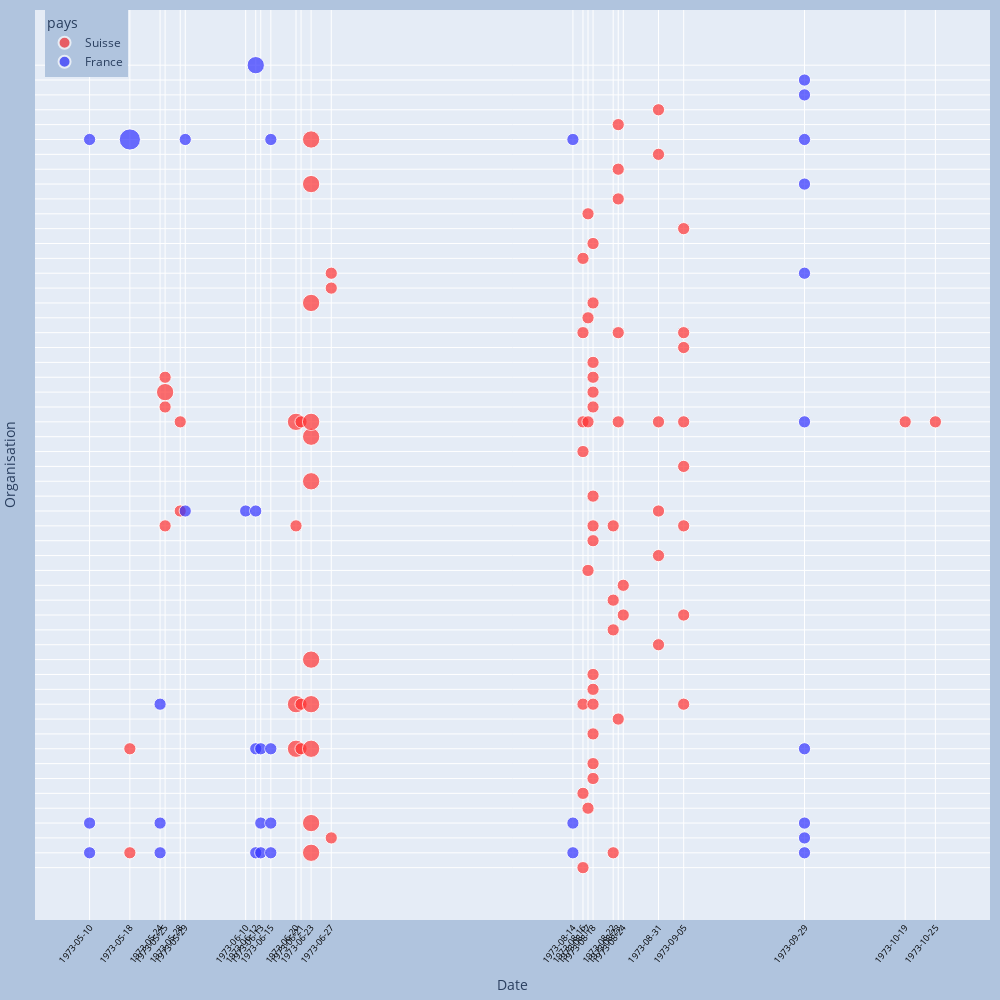

The cell this chart's notebook holds for it:
### Code cell
### Observer présences et absences d'organisations aux événements
# Les étiquette ont été enlevées à gauche, il faut l'affichage Plotly dynamique pour voir les valeurs en survol


#size = [s*0.5 for s in g_q1.effectif]

fig = px.scatter(g1_q1, x='date', y='nom_organis_break', size='effectif', size_max=15, 
                color='pays', 
                color_discrete_map={"Suisse": '#ff3333', "France": '#3333ff'},
                hover_data=['date', 'effectif', 'noms_lieux'])

#fig = px.bar(x=q1_df.index, y=q1_df.values, title="Manifestations", barmode='relative')
#fig.update_yaxes(dtick=1)

fig.update_layout(
    autosize=False,
    legend=dict(x=0.01),
    margin=dict(l=10, r=10, t=10, b=10),
    paper_bgcolor="LightSteelBlue",
    width=1000,
    height=1000,
    xaxis_title="Date", yaxis_title="Organisation"
    )

xtk = g1_q1.date.to_list()

fig.update_xaxes(tickangle=-50,

                 tickmode = 'array',
                 tickvals = xtk,
                 ticktext= xtk,
                
    tickfont=dict(
                       size=9,  # Set the font size here
        color="Black"
    ))


ytk = g1_q1.nom_organis_break.to_list()
print()


fig.update_yaxes(tickangle=-20,
                 showticklabels=False,
                 tickmode = 'array',
                 tickvals = ytk,
                 ticktext= ytk, #[], # ytk, # 
    tickfont=dict(
                       size=9,  # Set the font size here
        color="DarkBlue"
    ))

fig.write_image("pictures/evenements_par_organisation_pays_et_date.jpg")

fig.show()

### Figure 1 — Plotly figure (JSON) as saved in the notebook; plotly's stock layout.template omitted (floating-point values rounded to 4 significant figures; data arrays with more than 128 entries replaced by an {"elided": "..."} marker saying what was removed)
{"data": [{"customdata": {"elided": "84x2 mixed values"}, "hovertemplate": "pays=Suisse<br>date=%{x}<br>nom_organis_break=%{y}<br>effectif=%{customdata[0]}<br>noms_lieux=%{customdata[1]}<extra></extra>", "legendgroup": "Suisse", "marker": {"color": "#ff3333", "size": [1, 1, 2, 1, 1, 2, 1, 1, 1, 1, 1, 2, 1, 2, 1, 1, 2, 1, 2, 1, 1, 1, 1, 1, 2, 1, 1, 1, 1, 1, 1, 1, 1, 1, 1, 1, 1, 1, 1, 1, 1, 1, 2, 1, 1, 2, 1, 2, 1, 2, 1, 1, 1, 1, 1, 1, 1, 1, 1, 2, 1, 1, 1, 1, 1, 1, 1, 1, 1, 2, 1, 1, 1, 1, 1, 1, 1, 1, 2, 1, 1, 2, 1, 1], "sizemode": "area", "sizeref": 0.01333, "symbol": "circle"}, "mode": "markers", "name": "Suisse", "orientation": "v", "showlegend": true, "type": "scatter", "x": ["1973-08-16", "1973-05-18", "1973-06-23", "1973-08-22", "1973-06-27", "1973-06-23", "1973-08-17", "1973-08-16", "1973-08-18", "1973-08-18", "1973-05-18", "1973-06-20", "1973-06-21", "1973-06-23", "1973-08-18", "1973-08-23", "1973-06-20", "1973-06-21", "1973-06-23", "1973-08-16", "1973-08-18", "1973-09-05", "1973-08-18", "1973-08-18", "1973-06-23", "1973-08-31", "1973-08-22", "1973-08-24", "1973-09-05", "1973-08-22", "1973-08-24", "1973-08-17", "1973-08-31", "1973-08-18", "1973-05-25", "1973-06-20", "1973-08-18", "1973-08-22", "1973-09-05", "1973-05-28", "1973-08-31", "1973-08-18", "1973-06-23", "1973-09-05", "1973-08-16", "1973-06-23", "1973-05-28", "1973-06-20", "1973-06-21", "1973-06-23", "1973-08-16", "1973-08-17", "1973-08-23", "1973-08-31", "1973-09-05", "1973-10-19", "1973-10-25", "1973-05-25", "1973-08-18", "1973-05-25", "1973-08-18", "1973-05-25", "1973-08-18", "1973-08-18", "1973-09-05", "1973-08-16", "1973-08-23", "1973-09-05", "1973-08-17", "1973-06-23", "1973-08-18", "1973-06-27", "1973-06-27", "1973-08-16", "1973-08-18", "1973-09-05", "1973-08-17", "1973-08-23", "1973-06-23", "1973-08-23", "1973-08-31", "1973-06-23", "1973-08-23", "1973-08-31"], "xaxis": "x", "y": ["Action socialiste ", "CFDT-Lip", "CFDT-Lip", "CFDT-Lip", "CGT", "CGT-Lip", "Cartel syndical neuchâtelois ", "Colonies libres italiennes ", "Colonies libres italiennes section Bienne<br>", "Colonies libres italiennes section Delémont<br>", "Comité d'action (CA) ", "Comité d'action (CA) ", "Comité d'action (CA) ", "Comité d'action (CA) ", "Comité de lutte ouvrière ", "Comité de soutien aux travailleurs<br>de Lip en lutte ", "Comité de travailleurs horlogerie -<br>métallurgie (Comité de soutien à<br>Lip Bienne - Jura -<br>Neuchâtel) ", "Comité de travailleurs horlogerie -<br>métallurgie (Comité de soutien à<br>Lip Bienne - Jura -<br>Neuchâtel) ", "Comité de travailleurs horlogerie -<br>métallurgie (Comité de soutien à<br>Lip Bienne - Jura -<br>Neuchâtel) ", "Comité de travailleurs horlogerie -<br>métallurgie (Comité de soutien à<br>Lip Bienne - Jura -<br>Neuchâtel) ", "Comité de travailleurs horlogerie -<br>métallurgie (Comité de soutien à<br>Lip Bienne - Jura -<br>Neuchâtel) ", "Comité de travailleurs horlogerie -<br>métallurgie (Comité de soutien à<br>Lip Bienne - Jura -<br>Neuchâtel) ", "Comité du Parti socialiste romand<br>", "Comité du Parti socialiste section<br>Bienne ", "FOBB section Jura ", "FOBB section Zürich ", "FTMH section Genève ", "Fédération chrétienne des ouvriers sur<br>métaux (FCOM) ", "Fédération chrétienne des ouvriers sur<br>métaux (FCOM) ", "Fédération internaionale des organisations des<br>travailleurs de la metallurgie (FIOM)<br>", "Fédération jurassienne des syndicats chrétiens<br>(FJSC) ", "Fédération neuchâteloise des travailleurs du<br>commerce, des transports et de<br>l'alimentation (FCTA) ", "Fédération suisse du personnel des<br>services publics section Zürich ", "Groupe de travailleurs FOBB ", "Groupe de travailleurs FTMH ", "Groupe de travailleurs FTMH ", "Groupe de travailleurs FTMH ", "Groupe de travailleurs FTMH ", "Groupe de travailleurs FTMH ", "Groupe de travailleurs Lip ", "Groupe de travailleurs Lip ", "Groupe de travailleurs VPOD ", "Groupe de typographe zürichois ", "Jeunesse Ouvrière Chrétienne ", "Jeunesse chrétienne rurale ", "Ligue communiste française ", "Ligue marxiste révolutionnaire (LMR) ", "Ligue marxiste révolutionnaire (LMR) ", "Ligue marxiste révolutionnaire (LMR) ", "Ligue marxiste révolutionnaire (LMR) ", "Ligue marxiste révolutionnaire (LMR) ", "Ligue marxiste révolutionnaire (LMR) ", "Ligue marxiste révolutionnaire (LMR) ", "Ligue marxiste révolutionnaire (LMR) ", "Ligue marxiste révolutionnaire (LMR) ", "Ligue marxiste révolutionnaire (LMR) ", "Ligue marxiste révolutionnaire (LMR) ", "Ligue marxiste révolutionnaire section Bienne<br>", "Ligue marxiste révolutionnaire section Bienne<br>", "Ligue marxiste révolutionnaire section Delémont<br>", "Ligue marxiste révolutionnaire section Delémont<br>", "Ligue marxiste révolutionnaire section Neuchâtel<br>", "Ligue marxiste révolutionnaire section Neuchâtel<br>", "Lutte prolétaire Bienne ", "Mouvemen populaire des familles ", "POP", "POP", "POP", "POP neuchâtelois ", "POP section Bienne ", "POP section Bienne ", "POP section La Chaux-de-Fonds ", "Parti communiste français (PCF) ", "Parti communiste italien ", "Parti communiste italien section Delémont<br>", "Parti socialiste jurassien ", "Parti socialiste neuchâtelois ", "Parti socialiste section Lausanne ", "Parti socialiste unifié français (PSU)<br>", "Parti socialiste vaudois ", "Parti socialiste ville de Zürich<br>", "Personnel Lip ", "Rupture pour le communisme ", "Typographia section Zürich "], "yaxis": "y"}, {"customdata": [[1, "Châteaufarine"], [1, "Consulat suisse"], [1, "Place Saint-Pierre"], [1, "Usine Lip"], [1, "Usine Lip"], [1, "Place Battant"], [1, "Usine Lip"], [1, "Châteaufarine"], [1, "Châteaufarine"], [1, "Consulat suisse"], [1, "Place Saint-Pierre"], [1, "Usine Lip"], [1, "Place Battant"], [1, "Usine Lip"], [1, "Châteaufarine"], [1, "Usine Lip"], [1, "Usine Lip"], [1, "Place Battant"], [1, "Châteaufarine"], [1, "Place Saint-Pierre"], [1, "Châteaufarine"], [2, "Usine Lip, Usine Lip"], [1, "Porte d'Italie"], [1, "Usine Lip"], [1, "Usine Lip"], [1, "Châteaufarine"], [1, "Châteaufarine"], [1, "Châteaufarine"], [1, "Consulat suisse"], [3, "Morteau, Villers-le-Lac, Consulat suisse"], [1, "Consulat suisse"], [1, "Place Battant"], [1, "Usine Lip"], [1, "Châteaufarine"]], "hovertemplate": "pays=France<br>date=%{x}<br>nom_organis_break=%{y}<br>effectif=%{customdata[0]}<br>noms_lieux=%{customdata[1]}<extra></extra>", "legendgroup": "France", "marker": {"color": "#3333ff", "size": [1, 1, 1, 1, 1, 1, 1, 1, 1, 1, 1, 1, 1, 1, 1, 1, 1, 1, 1, 1, 1, 2, 1, 1, 1, 1, 1, 1, 1, 3, 1, 1, 1, 1], "sizemode": "area", "sizeref": 0.01333, "symbol": "circle"}, "mode": "markers", "name": "France", "orientation": "v", "showlegend": true, "type": "scatter", "x": ["1973-09-29", "1973-05-10", "1973-05-24", "1973-06-12", "1973-06-13", "1973-06-15", "1973-08-14", "1973-09-29", "1973-09-29", "1973-05-10", "1973-05-24", "1973-06-13", "1973-06-15", "1973-08-14", "1973-09-29", "1973-06-12", "1973-06-13", "1973-06-15", "1973-09-29", "1973-05-24", "1973-09-29", "1973-06-12", "1973-05-29", "1973-06-10", "1973-06-12", "1973-09-29", "1973-09-29", "1973-09-29", "1973-05-10", "1973-05-18", "1973-05-29", "1973-06-15", "1973-08-14", "1973-09-29"], "xaxis": "x", "y": ["CFDT", "CFDT-Lip", "CFDT-Lip", "CFDT-Lip", "CFDT-Lip", "CFDT-Lip", "CFDT-Lip", "CFDT-Lip", "CGT", "CGT-Lip", "CGT-Lip", "CGT-Lip", "CGT-Lip", "CGT-Lip", "CGT-Lip", "Comité d'action (CA) ", "Comité d'action (CA) ", "Comité d'action (CA) ", "Comité d'action (CA) ", "Comité de travailleurs horlogerie -<br>métallurgie (Comité de soutien à<br>Lip Bienne - Jura -<br>Neuchâtel) ", "Comité d’action syndicale Lausanne (C.A.S)<br>", "Groupe de travailleurs CGT-Lip ", "Groupe de travailleurs Lip ", "Groupe de travailleurs Lip ", "Groupe de travailleurs Lip ", "Ligue marxiste révolutionnaire (LMR) ", "Parti communiste français (PCF) ", "Parti socialiste unifié français (PSU)<br>", "Personnel Lip ", "Personnel Lip ", "Personnel Lip ", "Personnel Lip ", "Personnel Lip ", "Personnel Lip "], "yaxis": "y"}], "layout": {"autosize": false, "height": 1000, "legend": {"itemsizing": "constant", "title": {"text": "pays"}, "tracegroupgap": 0, "x": 0.01}, "margin": {"b": 10, "l": 10, "r": 10, "t": 10}, "paper_bgcolor": "LightSteelBlue", "width": 1000, "xaxis": {"anchor": "y", "domain": [0, 1], "tickangle": -50, "tickfont": {"color": "Black", "size": 9}, "tickmode": "array", "ticktext": ["1973-08-16", "1973-09-29", "1973-05-10", "1973-05-18", "1973-05-24", "1973-06-12", "1973-06-13", "1973-06-15", "1973-06-23", "1973-08-14", "1973-08-22", "1973-09-29", "1973-06-27", "1973-09-29", "1973-05-10", "1973-05-24", "1973-06-13", "1973-06-15", "1973-06-23", "1973-08-14", "1973-09-29", "1973-08-17", "1973-08-16", "1973-08-18", "1973-08-18", "1973-05-18", "1973-06-12", "1973-06-13", "1973-06-15", "1973-06-20", "1973-06-21", "1973-06-23", "1973-09-29", "1973-08-18", "1973-08-23", "1973-05-24", "1973-06-20", "1973-06-21", "1973-06-23", "1973-08-16", "1973-08-18", "1973-09-05", "1973-08-18", "1973-08-18", "1973-09-29", "1973-06-23", "1973-08-31", "1973-08-22", "1973-08-24", "1973-09-05", "1973-08-22", "1973-08-24", "1973-08-17", "1973-08-31", "1973-06-12", "1973-08-18", "1973-05-25", "1973-06-20", "1973-08-18", "1973-08-22", "1973-09-05", "1973-05-28", "1973-05-29", "1973-06-10", "1973-06-12", "1973-08-31", "1973-08-18", "1973-06-23", "1973-09-05", "1973-08-16", "1973-06-23", "1973-05-28", "1973-06-20", "1973-06-21", "1973-06-23", "1973-08-16", "1973-08-17", "1973-08-23", "1973-08-31", "1973-09-05", "1973-09-29", "1973-10-19", "1973-10-25", "1973-05-25", "1973-08-18", "1973-05-25", "1973-08-18", "1973-05-25", "1973-08-18", "1973-08-18", "1973-09-05", "1973-08-16", "1973-08-23", "1973-09-05", "1973-08-17", "1973-06-23", "1973-08-18", "1973-06-27", "1973-06-27", "1973-09-29", "1973-08-16", "1973-08-18", "1973-09-05", "1973-08-17", "1973-08-23", "1973-06-23", "1973-09-29", "1973-08-23", "1973-08-31", "1973-05-10", "1973-05-18", "1973-05-29", "1973-06-15", "1973-06-23", "1973-08-14", "1973-09-29", "1973-08-23", "1973-08-31"], "tickvals": ["1973-08-16", "1973-09-29", "1973-05-10", "1973-05-18", "1973-05-24", "1973-06-12", "1973-06-13", "1973-06-15", "1973-06-23", "1973-08-14", "1973-08-22", "1973-09-29", "1973-06-27", "1973-09-29", "1973-05-10", "1973-05-24", "1973-06-13", "1973-06-15", "1973-06-23", "1973-08-14", "1973-09-29", "1973-08-17", "1973-08-16", "1973-08-18", "1973-08-18", "1973-05-18", "1973-06-12", "1973-06-13", "1973-06-15", "1973-06-20", "1973-06-21", "1973-06-23", "1973-09-29", "1973-08-18", "1973-08-23", "1973-05-24", "1973-06-20", "1973-06-21", "1973-06-23", "1973-08-16", "1973-08-18", "1973-09-05", "1973-08-18", "1973-08-18", "1973-09-29", "1973-06-23", "1973-08-31", "1973-08-22", "1973-08-24", "1973-09-05", "1973-08-22", "1973-08-24", "1973-08-17", "1973-08-31", "1973-06-12", "1973-08-18", "1973-05-25", "1973-06-20", "1973-08-18", "1973-08-22", "1973-09-05", "1973-05-28", "1973-05-29", "1973-06-10", "1973-06-12", "1973-08-31", "1973-08-18", "1973-06-23", "1973-09-05", "1973-08-16", "1973-06-23", "1973-05-28", "1973-06-20", "1973-06-21", "1973-06-23", "1973-08-16", "1973-08-17", "1973-08-23", "1973-08-31", "1973-09-05", "1973-09-29", "1973-10-19", "1973-10-25", "1973-05-25", "1973-08-18", "1973-05-25", "1973-08-18", "1973-05-25", "1973-08-18", "1973-08-18", "1973-09-05", "1973-08-16", "1973-08-23", "1973-09-05", "1973-08-17", "1973-06-23", "1973-08-18", "1973-06-27", "1973-06-27", "1973-09-29", "1973-08-16", "1973-08-18", "1973-09-05", "1973-08-17", "1973-08-23", "1973-06-23", "1973-09-29", "1973-08-23", "1973-08-31", "1973-05-10", "1973-05-18", "1973-05-29", "1973-06-15", "1973-06-23", "1973-08-14", "1973-09-29", "1973-08-23", "1973-08-31"], "title": {"text": "Date"}}, "yaxis": {"anchor": "x", "domain": [0, 1], "showticklabels": false, "tickangle": -20, "tickfont": {"color": "DarkBlue", "size": 9}, "tickmode": "array", "ticktext": ["Action socialiste ", "CFDT", "CFDT-Lip", "CFDT-Lip", "CFDT-Lip", "CFDT-Lip", "CFDT-Lip", "CFDT-Lip", "CFDT-Lip", "CFDT-Lip", "CFDT-Lip", "CFDT-Lip", "CGT", "CGT", "CGT-Lip", "CGT-Lip", "CGT-Lip", "CGT-Lip", "CGT-Lip", "CGT-Lip", "CGT-Lip", "Cartel syndical neuchâtelois ", "Colonies libres italiennes ", "Colonies libres italiennes section Bienne<br>", "Colonies libres italiennes section Delémont<br>", "Comité d'action (CA) ", "Comité d'action (CA) ", "Comité d'action (CA) ", "Comité d'action (CA) ", "Comité d'action (CA) ", "Comité d'action (CA) ", "Comité d'action (CA) ", "Comité d'action (CA) ", "Comité de lutte ouvrière ", "Comité de soutien aux travailleurs<br>de Lip en lutte ", "Comité de travailleurs horlogerie -<br>métallurgie (Comité de soutien à<br>Lip Bienne - Jura -<br>Neuchâtel) ", "Comité de travailleurs horlogerie -<br>métallurgie (Comité de soutien à<br>Lip Bienne - Jura -<br>Neuchâtel) ", "Comité de travailleurs horlogerie -<br>métallurgie (Comité de soutien à<br>Lip Bienne - Jura -<br>Neuchâtel) ", "Comité de travailleurs horlogerie -<br>métallurgie (Comité de soutien à<br>Lip Bienne - Jura -<br>Neuchâtel) ", "Comité de travailleurs horlogerie -<br>métallurgie (Comité de soutien à<br>Lip Bienne - Jura -<br>Neuchâtel) ", "Comité de travailleurs horlogerie -<br>métallurgie (Comité de soutien à<br>Lip Bienne - Jura -<br>Neuchâtel) ", "Comité de travailleurs horlogerie -<br>métallurgie (Comité de soutien à<br>Lip Bienne - Jura -<br>Neuchâtel) ", "Comité du Parti socialiste romand<br>", "Comité du Parti socialiste section<br>Bienne ", "Comité d’action syndicale Lausanne (C.A.S)<br>", "FOBB section Jura ", "FOBB section Zürich ", "FTMH section Genève ", "Fédération chrétienne des ouvriers sur<br>métaux (FCOM) ", "Fédération chrétienne des ouvriers sur<br>métaux (FCOM) ", "Fédération internaionale des organisations des<br>travailleurs de la metallurgie (FIOM)<br>", "Fédération jurassienne des syndicats chrétiens<br>(FJSC) ", "Fédération neuchâteloise des travailleurs du<br>commerce, des transports et de<br>l'alimentation (FCTA) ", "Fédération suisse du personnel des<br>services publics section Zürich ", "Groupe de travailleurs CGT-Lip ", "Groupe de travailleurs FOBB ", "Groupe de travailleurs FTMH ", "Groupe de travailleurs FTMH ", "Groupe de travailleurs FTMH ", "Groupe de travailleurs FTMH ", "Groupe de travailleurs FTMH ", "Groupe de travailleurs Lip ", "Groupe de travailleurs Lip ", "Groupe de travailleurs Lip ", "Groupe de travailleurs Lip ", "Groupe de travailleurs Lip ", "Groupe de travailleurs VPOD ", "Groupe de typographe zürichois ", "Jeunesse Ouvrière Chrétienne ", "Jeunesse chrétienne rurale ", "Ligue communiste française ", "Ligue marxiste révolutionnaire (LMR) ", "Ligue marxiste révolutionnaire (LMR) ", "Ligue marxiste révolutionnaire (LMR) ", "Ligue marxiste révolutionnaire (LMR) ", "Ligue marxiste révolutionnaire (LMR) ", "Ligue marxiste révolutionnaire (LMR) ", "Ligue marxiste révolutionnaire (LMR) ", "Ligue marxiste révolutionnaire (LMR) ", "Ligue marxiste révolutionnaire (LMR) ", "Ligue marxiste révolutionnaire (LMR) ", "Ligue marxiste révolutionnaire (LMR) ", "Ligue marxiste révolutionnaire (LMR) ", "Ligue marxiste révolutionnaire section Bienne<br>", "Ligue marxiste révolutionnaire section Bienne<br>", "Ligue marxiste révolutionnaire section Delémont<br>", "Ligue marxiste révolutionnaire section Delémont<br>", "Ligue marxiste révolutionnaire section Neuchâtel<br>", "Ligue marxiste révolutionnaire section Neuchâtel<br>", "Lutte prolétaire Bienne ", "Mouvemen populaire des familles ", "POP", "POP", "POP", "POP neuchâtelois ", "POP section Bienne ", "POP section Bienne ", "POP section La Chaux-de-Fonds ", "Parti communiste français (PCF) ", "Parti communiste français (PCF) ", "Parti communiste italien ", "Parti communiste italien section Delémont<br>", "Parti socialiste jurassien ", "Parti socialiste neuchâtelois ", "Parti socialiste section Lausanne ", "Parti socialiste unifié français (PSU)<br>", "Parti socialiste unifié français (PSU)<br>", "Parti socialiste vaudois ", "Parti socialiste ville de Zürich<br>", "Personnel Lip ", "Personnel Lip ", "Personnel Lip ", "Personnel Lip ", "Personnel Lip ", "Personnel Lip ", "Personnel Lip ", "Rupture pour le communisme ", "Typographia section Zürich "], "tickvals": ["Action socialiste ", "CFDT", "CFDT-Lip", "CFDT-Lip", "CFDT-Lip", "CFDT-Lip", "CFDT-Lip", "CFDT-Lip", "CFDT-Lip", "CFDT-Lip", "CFDT-Lip", "CFDT-Lip", "CGT", "CGT", "CGT-Lip", "CGT-Lip", "CGT-Lip", "CGT-Lip", "CGT-Lip", "CGT-Lip", "CGT-Lip", "Cartel syndical neuchâtelois ", "Colonies libres italiennes ", "Colonies libres italiennes section Bienne<br>", "Colonies libres italiennes section Delémont<br>", "Comité d'action (CA) ", "Comité d'action (CA) ", "Comité d'action (CA) ", "Comité d'action (CA) ", "Comité d'action (CA) ", "Comité d'action (CA) ", "Comité d'action (CA) ", "Comité d'action (CA) ", "Comité de lutte ouvrière ", "Comité de soutien aux travailleurs<br>de Lip en lutte ", "Comité de travailleurs horlogerie -<br>métallurgie (Comité de soutien à<br>Lip Bienne - Jura -<br>Neuchâtel) ", "Comité de travailleurs horlogerie -<br>métallurgie (Comité de soutien à<br>Lip Bienne - Jura -<br>Neuchâtel) ", "Comité de travailleurs horlogerie -<br>métallurgie (Comité de soutien à<br>Lip Bienne - Jura -<br>Neuchâtel) ", "Comité de travailleurs horlogerie -<br>métallurgie (Comité de soutien à<br>Lip Bienne - Jura -<br>Neuchâtel) ", "Comité de travailleurs horlogerie -<br>métallurgie (Comité de soutien à<br>Lip Bienne - Jura -<br>Neuchâtel) ", "Comité de travailleurs horlogerie -<br>métallurgie (Comité de soutien à<br>Lip Bienne - Jura -<br>Neuchâtel) ", "Comité de travailleurs horlogerie -<br>métallurgie (Comité de soutien à<br>Lip Bienne - Jura -<br>Neuchâtel) ", "Comité du Parti socialiste romand<br>", "Comité du Parti socialiste section<br>Bienne ", "Comité d’action syndicale Lausanne (C.A.S)<br>", "FOBB section Jura ", "FOBB section Zürich ", "FTMH section Genève ", "Fédération chrétienne des ouvriers sur<br>métaux (FCOM) ", "Fédération chrétienne des ouvriers sur<br>métaux (FCOM) ", "Fédération internaionale des organisations des<br>travailleurs de la metallurgie (FIOM)<br>", "Fédération jurassienne des syndicats chrétiens<br>(FJSC) ", "Fédération neuchâteloise des travailleurs du<br>commerce, des transports et de<br>l'alimentation (FCTA) ", "Fédération suisse du personnel des<br>services publics section Zürich ", "Groupe de travailleurs CGT-Lip ", "Groupe de travailleurs FOBB ", "Groupe de travailleurs FTMH ", "Groupe de travailleurs FTMH ", "Groupe de travailleurs FTMH ", "Groupe de travailleurs FTMH ", "Groupe de travailleurs FTMH ", "Groupe de travailleurs Lip ", "Groupe de travailleurs Lip ", "Groupe de travailleurs Lip ", "Groupe de travailleurs Lip ", "Groupe de travailleurs Lip ", "Groupe de travailleurs VPOD ", "Groupe de typographe zürichois ", "Jeunesse Ouvrière Chrétienne ", "Jeunesse chrétienne rurale ", "Ligue communiste française ", "Ligue marxiste révolutionnaire (LMR) ", "Ligue marxiste révolutionnaire (LMR) ", "Ligue marxiste révolutionnaire (LMR) ", "Ligue marxiste révolutionnaire (LMR) ", "Ligue marxiste révolutionnaire (LMR) ", "Ligue marxiste révolutionnaire (LMR) ", "Ligue marxiste révolutionnaire (LMR) ", "Ligue marxiste révolutionnaire (LMR) ", "Ligue marxiste révolutionnaire (LMR) ", "Ligue marxiste révolutionnaire (LMR) ", "Ligue marxiste révolutionnaire (LMR) ", "Ligue marxiste révolutionnaire (LMR) ", "Ligue marxiste révolutionnaire section Bienne<br>", "Ligue marxiste révolutionnaire section Bienne<br>", "Ligue marxiste révolutionnaire section Delémont<br>", "Ligue marxiste révolutionnaire section Delémont<br>", "Ligue marxiste révolutionnaire section Neuchâtel<br>", "Ligue marxiste révolutionnaire section Neuchâtel<br>", "Lutte prolétaire Bienne ", "Mouvemen populaire des familles ", "POP", "POP", "POP", "POP neuchâtelois ", "POP section Bienne ", "POP section Bienne ", "POP section La Chaux-de-Fonds ", "Parti communiste français (PCF) ", "Parti communiste français (PCF) ", "Parti communiste italien ", "Parti communiste italien section Delémont<br>", "Parti socialiste jurassien ", "Parti socialiste neuchâtelois ", "Parti socialiste section Lausanne ", "Parti socialiste unifié français (PSU)<br>", "Parti socialiste unifié français (PSU)<br>", "Parti socialiste vaudois ", "Parti socialiste ville de Zürich<br>", "Personnel Lip ", "Personnel Lip ", "Personnel Lip ", "Personnel Lip ", "Personnel Lip ", "Personnel Lip ", "Personnel Lip ", "Rupture pour le communisme ", "Typographia section Zürich "], "title": {"text": "Organisation"}}}}
